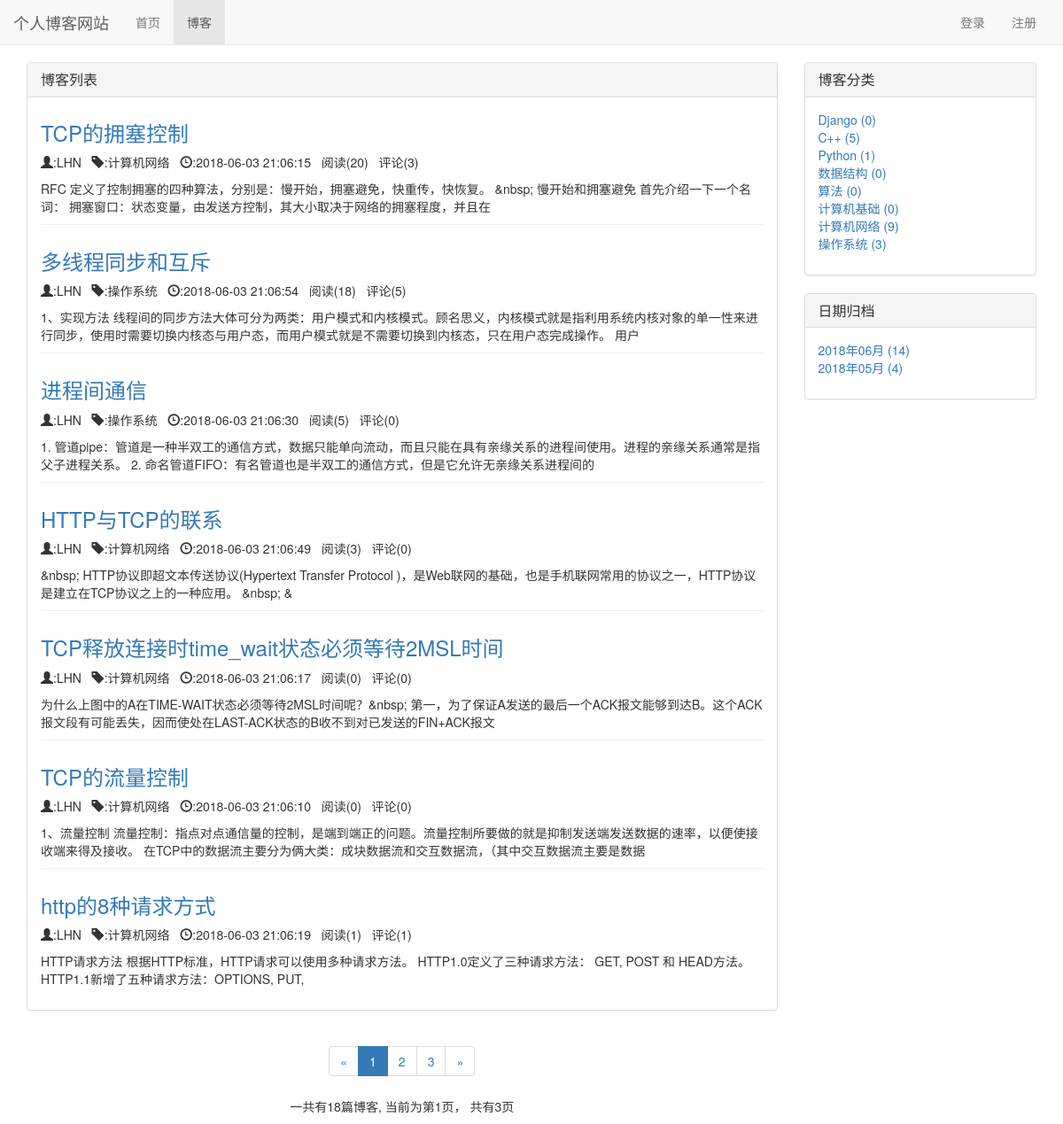
Screenshot of /blog/ with the database file from the repository.
### blog/models.py (models this page shows, shortened)
class Blog(models.Model,ReadNumExpandMethod):
    title = models.CharField(max_length=50)
    blog_type = models.ForeignKey(BlogType,on_delete=models.CASCADE)
    content = RichTextUploadingField()
    author = models.ForeignKey(User,on_delete=models.CASCADE)
    read_details = GenericRelation(ReadDetail)
    created_time = models.DateTimeField(auto_now_add=True)
    last_updated_time = models.DateTimeField(auto_now=True)
    class Meta:
        ordering = ['-last_updated_time']

class BlogType(models.Model):
    type_name=models.CharField(max_length=20)

### read_statistics/models.py (models this page shows)
class ReadNum(models.Model):
    read_num = models.IntegerField(default=0)
    content_type = models.ForeignKey(ContentType, on_delete=models.CASCADE)
    object_id = models.PositiveIntegerField()
    content_object = GenericForeignKey('content_type', 'object_id')

### blog/views.py (the view)
# urls.py: path('',views.blog_list,name='blog_list'),
def blog_list(request):
    blogs_all_list=Blog.objects.all()
    context = {}
    context = blog_base(request,blogs_all_list)
    return render(request,'blog/blog_list.html', context)

### comment/templatetags/comment_tags.py (called while the page is built)
@register.simple_tag
def get_comment_count(obj):
    content_type = ContentType.objects.get_for_model(obj)
    return Comment.objects.filter(content_type=content_type, object_id=obj.pk).count()

### read_statistics/models.py (called while the page is built)
    def get_read_num(self):
        try:
            ct = ContentType.objects.get_for_model(self)
            rn = ReadNum.objects.get(content_type=ct,object_id=self.pk)
            return rn.read_num
        except exceptions.ObjectDoesNotExist:
            return 0

### user/context_processors.py (called while the page is built)
def login_model_form(request):
    return {'login_model_form': LoginForm()}

### templates/blog/blog_list.html (shortened to what this page needs)
{% extends 'base.html' %}
{% load comment_tags %}
{% block nav_blog_active %}
    active
{% endblock %}
{% block content %}
    <div class="container">
        <link rel="stylesheet" href="/static/blog.css">
        <div class="row">
            <div class="col-xs-12 col-sm-8 col-md-9 col-lg-9">
                <div class="panel panel-default">
                     <div class="panel-heading">
                         <h3 class="panel-title">博客列表</h3>
                     </div>
                     <div class="panel-body">
                         <ul style="list-style-type: none">
                             {% for blog in blogs%}
                                 <div class="blog">
                                    <h3><a href="{% url 'blog_detail' blog.pk %}">{{ blog.title }}</a></h3>
                                     <p class="blog-info">
                                         <span class="glyphicon glyphicon-user"></span>:{{ blog.author }}&nbsp&nbsp
                                         <span class="glyphicon glyphicon-tag"></span>:{{ blog.blog_type.type_name }}&nbsp&nbsp
                                         <span class="glyphicon glyphicon-time"></span>:{{ blog.created_time|date:"Y-m-d H:m:s" }}&nbsp&nbsp
                                         阅读({{ blog.get_read_num }})&nbsp&nbsp
                                         评论({% get_comment_count blog %})
                                     </p>
                                     <p>{{ blog.content|striptags|truncatechars:120 }}</p>
                                 </div>
                                 {% empty %}
                                     <p>--暂无博客，敬请期待--</p>
                             {% endfor %}
                         </ul>
                     </div>
                </div>
                <div class="page">
                    <ul class="pagination">
                        <li>
                            {% if page_of_blogs.has_previous %}
                                    <a href="?page={{ page_of_blogs.previous_page_number }}" aria-label="Previous">
                                        <span aria-hidden="true">&laquo;</span></a>
                            {% else %}
                                <span aria-hidden="true">&laquo;</span>
                            {%  endif %}
                        </li>
                        {% for page_num in page_range %}
                            {% if page_num == page_of_blogs.number %}
                                <li class="active"><span>{{ page_num }}</span></li>
                            {% else %}
                                {% if page_num == '...' %}
                                    <li><span>{{ page_num }}</span></li>
                                {% else %}
                                    <li><a href="?page={{ page_num }}">{{ page_num }}</a></li>
                                {% endif %}
                            {% endif %}
                        {% endfor %}
                        <li>
                            {% if page_of_blogs.has_next %}
                                <a href="?page={{ page_of_blogs.next_page_number }}" aria-label="Next">
                                    <span aria-hidden="true">&raquo;</span></a>
                            {% else %}
                                <span aria-hidden="true">&raquo;</span>
                            {%  endif %}
                        </li>
                    </ul>
                    <p>一共有{{ page_of_blogs.paginator.count }}篇博客,
                        当前为第{{ page_of_blogs.number }}页，
                        共有{{ page_of_blogs.paginator.num_pages }}页
                    </p>
                </div>
            </div>
            <div class="hidden-xs col-sm-4 col-md-3 col-lg-3">
                <div class="panel panel-default">
                    <div class="panel-heading">
                        <h3 class="panel-title">博客分类</h3></div>
                    <div class="panel-body">
                       <ul class="blog-types">
                        {% for blog_type in blog_types %}
                            <li>
                                <a href="{% url 'blog_with_type' blog_type.pk%}">
                                    {{ blog_type.type_name }} ({{ blog_type.blog_count }})
                                </a>
                            </li>
                            {% empty %}
                                <li>暂无分类</li>
                        {% endfor %}
                       </ul>
                    </div>
                </div>
                <div class="panel panel-default">
                    <div class="panel-heading"><h3 class="panel-title">日期归档</h3></div>
                    <div class="panel-body">
                       <ul style="list-style-type: none">
                           {% for blog_date,blog_count in blog_dates.items %}
                               <li>
                                   <a href="{% url 'blog_with_date' blog_date.year blog_date.month %}">
                                       {{ blog_date|date:"Y年m月" }} ({{ blog_count }})
                                   </a>
                               </li>
                           {% endfor %}
                       </ul>
                    </div>
                </div>
            </div>
        </div>
    </div>
{% endblock %}

### static/base.css (style rules this page uses)
* { margin: 0; padding: 0 }
body { margin-top: 70px!important; }

### static/blog.css (style rules this page uses)
ul.blog-types { list-style-type: none; }
div.blog:not(:last-child) { margin-bottom: 2em; border-bottom: 1px solid #eee; }
div.blog h3 { margin-top: 0.5em; }
div.page { text-align: center; }

### rows the page displays
Blog: title "TCP的拥塞控制", author "LHN", blog_type.type_name "计算机网络", created_time "2018-06-03 21:06:15", get_read_num "20", id "3", content "RFC 定义了控制拥塞的四种算法，分别是：慢开始，拥塞避免，快重传，快恢复。 &nbsp; 慢开始和拥塞避免 首先介绍一下一个名词： 拥塞窗口：状态变量，由发送方控制，其大小取决于网络的拥塞程度，并且在"
Blog: title "多线程同步和互斥", author "LHN", blog_type.type_name "操作系统", created_time "2018-06-03 21:06:54", get_read_num "18", id "5", content "1、实现方法 线程间的同步方法大体可分为两类：用户模式和内核模式。顾名思义，内核模式就是指利用系统内核对象的单一性来进行同步，使用时需要切换内核态与用户态，而用户模式就是不需要切换到内核态，只在用户态完成操作。 用户"
Blog: title "进程间通信", author "LHN", blog_type.type_name "操作系统", created_time "2018-06-03 21:06:30", get_read_num "5", id "0", content "1. 管道pipe：管道是一种半双工的通信方式，数据只能单向流动，而且只能在具有亲缘关系的进程间使用。进程的亲缘关系通常是指父子进程关系。 2. 命名管道FIFO：有名管道也是半双工的通信方式，但是它允许无亲缘关系进程间的"
Blog: title "HTTP与TCP的联系", author "LHN", blog_type.type_name "计算机网络", created_time "2018-06-03 21:06:49", get_read_num "3", id "0", content "&nbsp; HTTP协议即超文本传送协议(Hypertext Transfer Protocol )，是Web联网的基础，也是手机联网常用的协议之一，HTTP协议是建立在TCP协议之上的一种应用。 &nbsp; &"
Blog: title "TCP释放连接时time_wait状态必须等待2MSL时间", author "LHN", blog_type.type_name "计算机网络", created_time "2018-06-03 21:06:17", get_read_num "0", id "0", content "为什么上图中的A在TIME-WAIT状态必须等待2MSL时间呢？&nbsp; 第一，为了保证A发送的最后一个ACK报文能够到达B。这个ACK报文段有可能丢失，因而使处在LAST-ACK状态的B收不到对已发送的FIN+ACK报文"
Blog: title "TCP的流量控制", author "LHN", blog_type.type_name "计算机网络", created_time "2018-06-03 21:06:10", get_read_num "0", id "0", content "1、流量控制 流量控制：指点对点通信量的控制，是端到端正的问题。流量控制所要做的就是抑制发送端发送数据的速率，以便使接收端来得及接收。 在TCP中的数据流主要分为俩大类：成块数据流和交互数据流，（其中交互数据流主要是数据"
Blog: title "http的8种请求方式", author "LHN", blog_type.type_name "计算机网络", created_time "2018-06-03 21:06:19", get_read_num "1", id "1", content "HTTP请求方法 根据HTTP标准，HTTP请求可以使用多种请求方法。 HTTP1.0定义了三种请求方法： GET, POST 和 HEAD方法。 HTTP1.1新增了五种请求方法：OPTIONS, PUT,"
BlogType: type_name "Django", blog_count "0"
BlogType: type_name "C++", blog_count "5"
BlogType: type_name "Python", blog_count "1"
BlogType: type_name "数据结构", blog_count "0"
BlogType: type_name "算法", blog_count "0"
BlogType: type_name "计算机基础", blog_count "0"
BlogType: type_name "计算机网络", blog_count "9"
BlogType: type_name "操作系统", blog_count "3"

### other values shown
{{ page_num }} "1"
{{ page_num }} "2" "3"
{{ page_of_blogs.paginator.count }} "18"
{{ page_of_blogs.number }} "1"
{{ page_of_blogs.paginator.num_pages }} "3"
{{ blog_date|date:"Y年m月" }} "2018年06月" "2018年05月"
{{ blog_count }} "14" "4"
